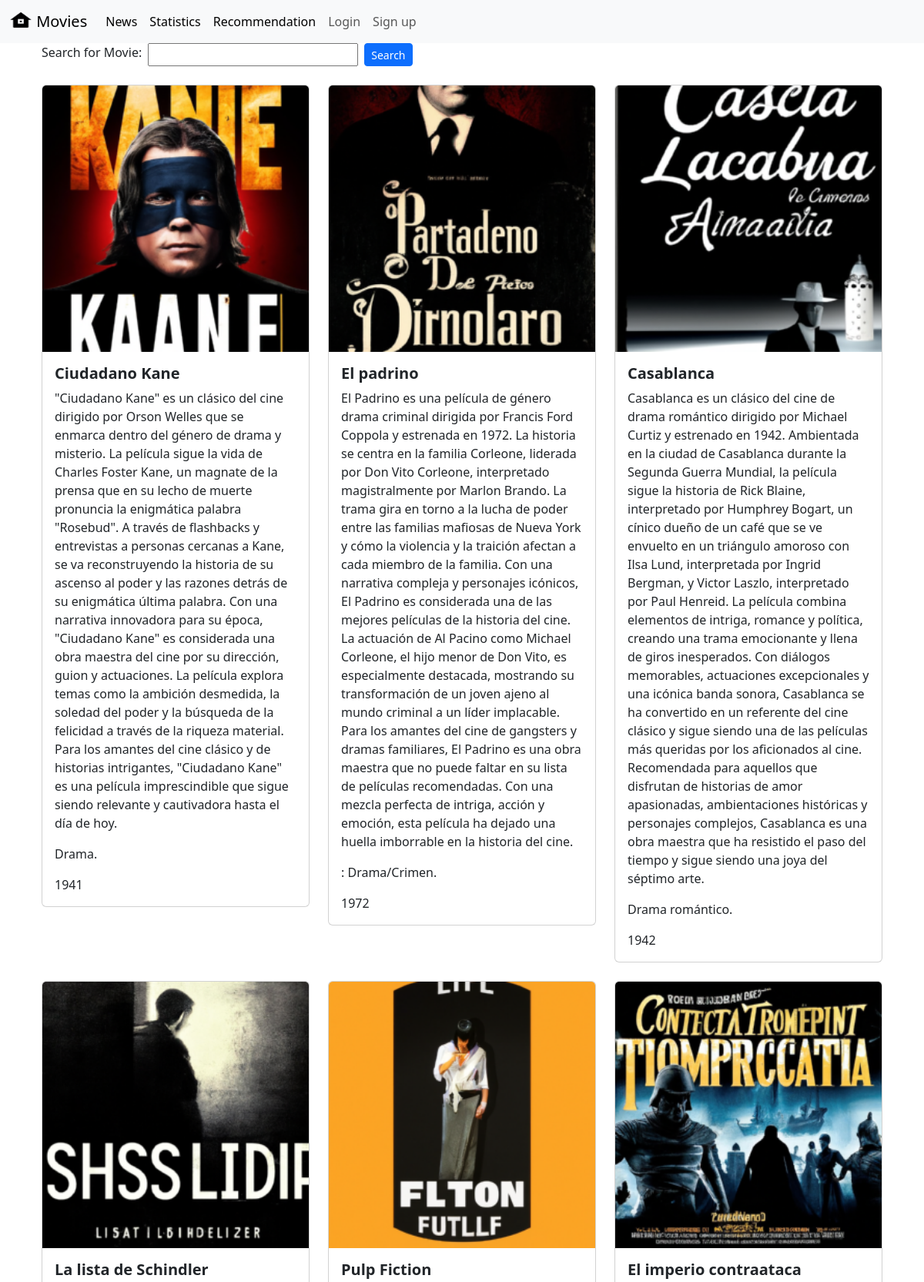
The page / (upper part) on the database its author committed.
### movie/models.py (models this page shows, shortened)
class Movie(models.Model):
    title = models.CharField(max_length=100)
    description = models.CharField(max_length=1000,null=True)
    image = models.ImageField(upload_to='movie/images/')
    url = models.URLField(blank=True)
    genre = models.CharField(blank=True, max_length=250)
    year = models.IntegerField(blank=True, null=True)
    emb = models.BinaryField(default=get_default_array())

### movie/views.py (the view)
# urls.py: path('',views.home, name="home"),
def home(request):
    searchTerm = request.GET.get('searchMovie')
    if searchTerm:
        movies = Movie.objects.filter(title__icontains=searchTerm)
    else:
        movies = Movie.objects.all()
    return render(request, 'home.html',{'searchTerm':searchTerm, 'movies': movies})

### movie/templates/home.html (shortened to what this page needs)
{% extends 'base.html' %}
{% block content %}
<div class="container">
    <form class="w-100" action="">
        <div class="mb-3 d-flex w-50">
            <label for="searchMovie" class="form-label me-2">
                Search for Movie:
            </label>
            <input type="text" class="form-label w-50" name="searchMovie">
            <button type="submit" class="btn btn-primary btn-sm ms-2" style="height: 30px;">Search</button>
        </div>
    </form>
    <div class="row row-cols-1 row-cols-md-3 g-4">
        {% for movie in movies %}
        <div v-for="movie in movies" class="col">
            <div class="card">
                <img class="card-img-top img-fluid" src="{{movie.image.url}}">
                <div class="card-body">
                    <h5 class="card-title fw-bold">{{movie.title}}</h5>
                    <p class="card-text">{{movie.description}}</p>
                    <p class="card-text">{{movie.genre}}</p>
                    <p class="card-text">{{movie.year}}</p>
                </div>
            </div>
        </div>
        {% endfor %}
    </div>
    <br/>
    <br/>
</div>
{% endblock content %}

### rows shown on the page
Movie: image (picture), title "Ciudadano Kane", description "\"Ciudadano Kane\" es un clásico del cine dirigido por Orson Welles que se enmarca dentro del género de drama y misterio. La película sigue la vida de Charles Foster Kane, un magnate de la prensa que en su lecho de muerte pronuncia la enigmática palabra \"Rosebud\". A través de flashbacks y entrevistas a personas cercanas a Kane, se va reconstruyendo la historia de su ascenso al poder y las razones detrás de su enigmática última palabra. Con una narrativa innovadora para su época, \"Ciudadano Kane\" es considerada una obra maestra del cine por su dirección, guion y actuaciones. La película explora temas como la ambición desmedida, la soledad del poder y la búsqueda de la felicidad a través de la…", genre "Drama.", year "1941"
Movie: image (picture), title "El padrino", description "El Padrino es una película de género drama criminal dirigida por Francis Ford Coppola y estrenada en 1972. La historia se centra en la familia Corleone, liderada por Don Vito Corleone, interpretado magistralmente por Marlon Brando. La trama gira en torno a la lucha de poder entre las familias mafiosas de Nueva York y cómo la violencia y la traición afectan a cada miembro de la familia. Con una narrativa compleja y personajes icónicos, El Padrino es considerada una de las mejores películas de la historia del cine. La actuación de Al Pacino como Michael Corleone, el hijo menor de Don Vito, es especialmente destacada, mostrando su transformación de un joven ajeno al mundo criminal a un líder…", genre ": Drama/Crimen.", year "1972"
Movie: image (picture), title "Casablanca", description "Casablanca es un clásico del cine de drama romántico dirigido por Michael Curtiz y estrenado en 1942. Ambientada en la ciudad de Casablanca durante la Segunda Guerra Mundial, la película sigue la historia de Rick Blaine, interpretado por Humphrey Bogart, un cínico dueño de un café que se ve envuelto en un triángulo amoroso con Ilsa Lund, interpretada por Ingrid Bergman, y Victor Laszlo, interpretado por Paul Henreid. La película combina elementos de intriga, romance y política, creando una trama emocionante y llena de giros inesperados. Con diálogos memorables, actuaciones excepcionales y una icónica banda sonora, Casablanca se ha convertido en un referente del cine clásico y sigue siendo…", genre "Drama romántico.", year "1942"
Movie: image (picture), title "La lista de Schindler"
Movie: image (picture), title "Pulp Fiction"
Movie: image (picture), title "El imperio contraataca"
